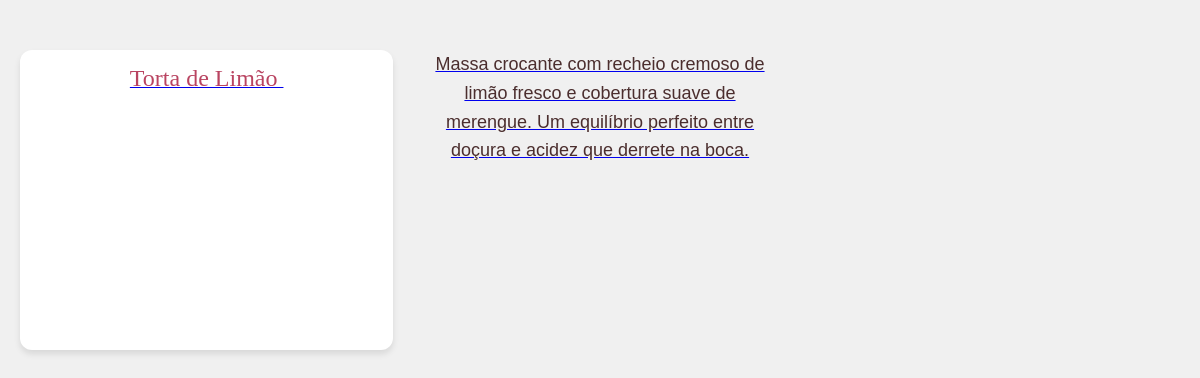
The page /index3.php?id=4 on the database its author committed.
### tables this page shows
CREATE TABLE `produtos` (
  `produtoID` int(30) NOT NULL,
  `nome` varchar(225) NOT NULL,
  `descricao` varchar(225) NOT NULL,
  `url` varchar(225) NOT NULL,
  `categoriaID` int(11) NOT NULL
);

### index3.php (the view, shortened to what this page needs)
<?php
  include_once 'conexaodb.php';
?>
<!DOCTYPE html>
<html lang="pt-BR">
<head>
<link rel="stylesheet" href="style.css">
</head>
<body>
    <?php
    $sql = 'SELECT * FROM produtos WHERE produtoID = '.$_GET['id'];
    $retorno = mysqli_query($conexaodb, $sql);
    $linha = mysqli_fetch_assoc($retorno);
      echo '
        <a href="./index3.php?id='.$linha['categoriaID'].'">
          <div class="grid">
            <div class="card">
                <span class="nome-categoria">
            '.$linha['nome'].'
          </span>
            <img src="'.$linha['url'].'" alt="" class="img-categoria">
            </div>
            <p class= "descricaoMain">'.$linha['descricao'].'</p>
          </div>
        </a>';
  ?>
</body>
</html>

### style.css (style rules this page uses)
* { margin: 0; padding: 0; box-sizing: border-box; }
body { font-family: 'Baloo 2', cursive, Arial, sans-serif; background-color: #fff0f6; margin: 0; padding: 0; color: #4b2e2e; }
.descricaoMain { font-family: 'Baloo 2', cursive, Arial, sans-serif; font-size: 18px; color: #4b2e2e; text-align: center; margin: 0 20px 20px 20px; line-height: 1.6; }
.nome-categoria { font-family: 'Pacifico', cursive; font-size: 24px; color: #b94461; margin-top: 15px; text-align: center; }

### index3.php (style rules this page uses)
body { font-family: Arial, sans-serif; background-color: #f0f0f0; margin: 0; padding: 20px; }
.grid { display: grid; grid-template-columns: repeat(3, 1fr); gap: 20px; margin-top: 30px; }
.card { background: #fff; padding: 15px; border-radius: 12px; box-shadow: 0 4px 6px rgba(0,0,0,0.1); text-align: center; transition: transform 0.2s; height: 300px; }

### rows shown on the page
produtos: nome "Torta de Limão", descricao "Massa crocante com recheio cremoso de limão fresco e cobertura suave de merengue. Um equilíbrio perfeito entre doçura e acidez que derrete na boca."
